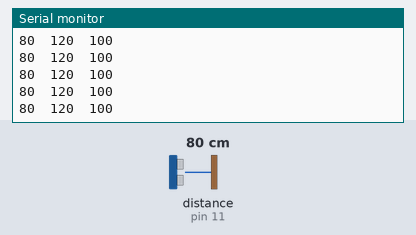
A sketch run on a simulated Arduino Uno, built with avr-gcc and run on an emulated ATmega328P. Parts: the last lines printed to the serial monitor. Wiring (inferred from the names in the program): ultrasonic range finder: trigger pin 12; echo pin 11. The test bench sets the inputs (shaded band); at power-on: distance to the obstacle (sensor on pin 11) 80 cm. The echo pulse lasts 58.3 µs per cm.

Above: at 1.2 s.
1.3 s: distance to the obstacle (sensor on pin 11) set to 120 cm
At 2.0 s:
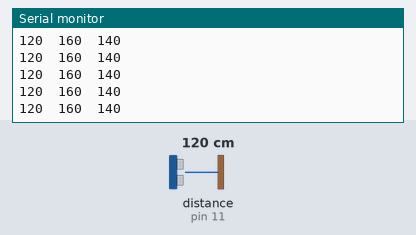
4.3 s: distance to the obstacle (sensor on pin 11) set to 4 cm
At 5.3 s:
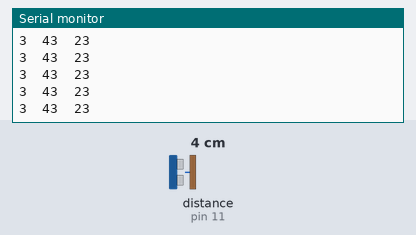
Timing chart, 0 to 7.3 s (numbered marks = the images above; inputs shaded):
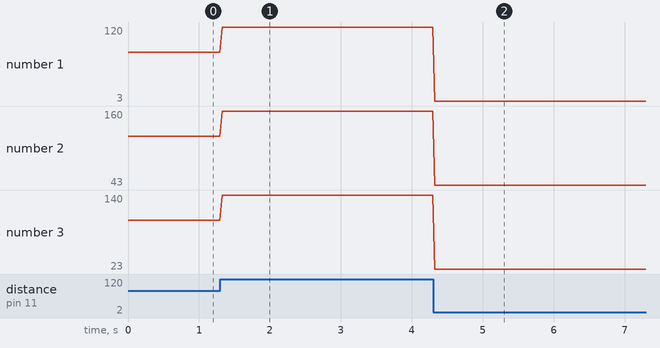

Measured:
- after the input at 1.3 s, the serial monitor: prints a new line at once (image 1)
- after the input at 4.3 s, the serial monitor: prints a new line at once (image 2)
- plotted number 1: 120 → 3 after the input at 4.3 s
- plotted number 2: 120 → 160 after the input at 1.3 s, 160 → 43 after the input at 4.3 s
- plotted number 3: 100 → 140 after the input at 1.3 s, 140 → 23 after the input at 4.3 s

The sketch:

wykres_odleglosci.ino
```cpp
#define trigPin 12
#define echoPin 11

void setup() {
  Serial.begin(9600);
  pinMode(trigPin, OUTPUT); //pin podlaczony do trig jako wyjscie
  pinMode(echoPin, INPUT); //echo jako wejscie
}

void loop() {
  long czas, dystans;

  digitalWrite(trigPin, LOW);
  delayMicroseconds(2);
  digitalWrite(trigPin, HIGH);
  delayMicroseconds(10);
  digitalWrite(trigPin, LOW);

  czas = pulseIn(echoPin, HIGH);  //pomiar czasu trwania impulsu
  dystans = czas/58;

  if (dystans > 400) {
    dystans = 400;
  }

  Serial.print(dystans);
  Serial.print("\t");
  Serial.print(dystans+40);
  Serial.print("\t");
  Serial.println(dystans+20);
  delay(25);

}
```
